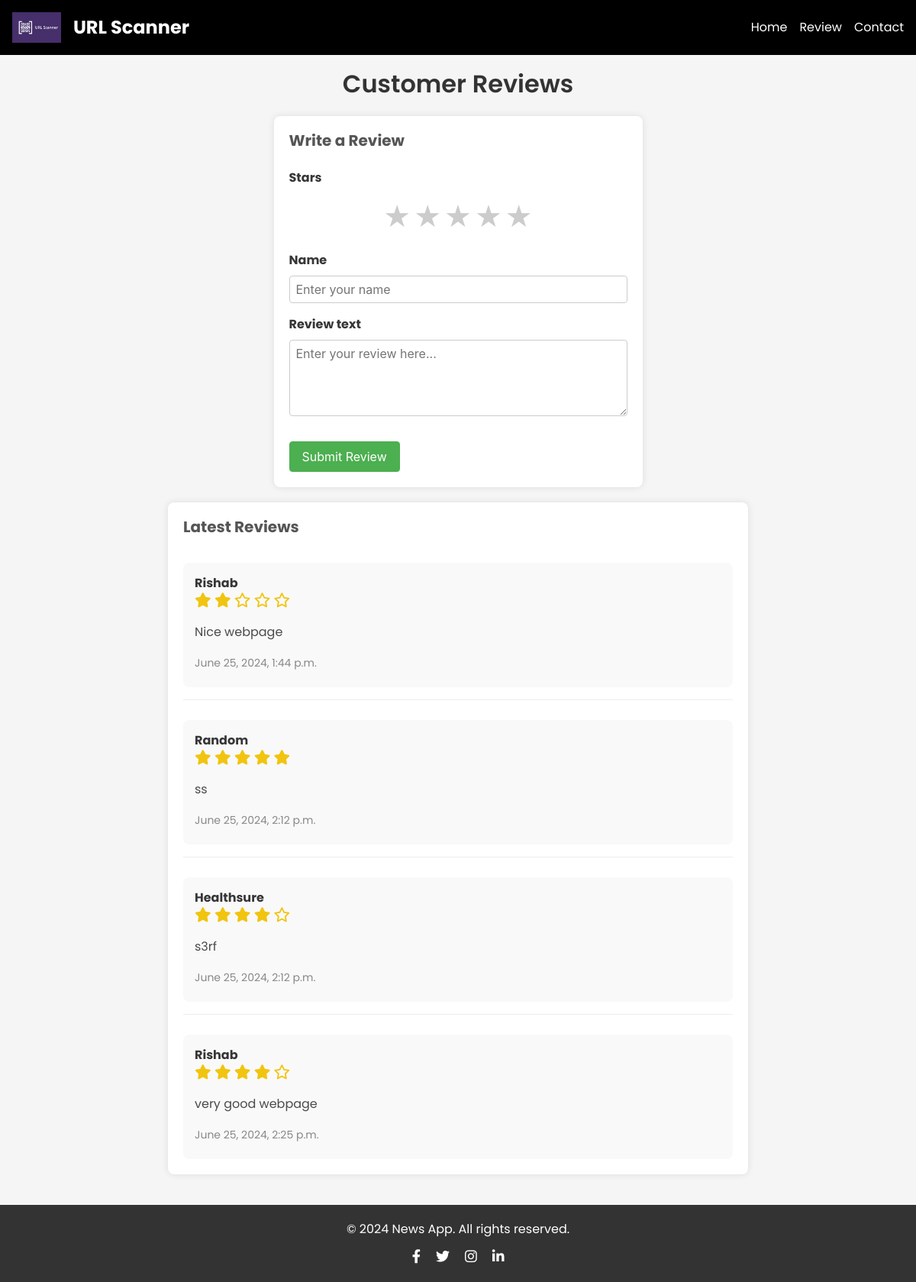
Page /review_page/ on the committed database.
### home/models.py (models this page shows, shortened)
class Review(models.Model):
    stars = models.IntegerField()
    review_text = models.TextField()
    name = models.TextField()
    datetime = models.DateTimeField(auto_now_add=True)

### home/views.py (the view)
# urls.py: path('review_page/', views.review_page, name='review_page'),
def review_page(request):
    if request.method == 'POST':
        form = ReviewForm(request.POST)
        if form.is_valid():
            new_review = form.save(commit=False)
            new_review.user = request.user  # Assuming user is logged in
            new_review.save()
            return redirect('review_page')  # Redirect to the same page after submission
    else:
        form = ReviewForm()
    reviews = Review.objects.all()
    for review in reviews:
        review.star_icons = range(review.stars)  # List of filled stars
        review.empty_star_icons = range(5 - review.stars)  # List of empty stars
    context = {
        'form': form,
        'reviews': reviews,
    }
    return render(request, 'review.html', context)

### home/forms.py
class ReviewForm(forms.ModelForm):
    stars = forms.IntegerField(
        validators=[
            MinValueValidator(1),
            MaxValueValidator(5)
        ],
        widget=NumberInput(attrs={
            'class': 'form-control',
            'min': 1,
            'max': 5
        })
    )
    class Meta:
        model = Review
        fields = ['stars', 'name', 'review_text']
        widgets = {
            'review_text': forms.Textarea(attrs={
                'class': 'form-control',
                'rows': 3,
                'placeholder': 'Enter your review here...'
            }),
            'name': TextInput(attrs={
                'class': 'form-control',
                'size': 20,
                'placeholder': 'Enter your name'
            }),
        }

### templates/review.html (shortened to what this page needs)
<!DOCTYPE html>
<html lang="en">
<head>
    <link rel="stylesheet" href="https://cdnjs.cloudflare.com/ajax/libs/font-awesome/6.0.0-beta3/css/all.min.css">
    <link rel="stylesheet" href="https://cdnjs.cloudflare.com/ajax/libs/normalize/8.0.1/normalize.min.css">
    <link rel="stylesheet" href="https://cdnjs.cloudflare.com/ajax/libs/bulma/0.9.3/css/bulma.min.css">
</head>
<body>
    <header>
        <div class="header-content">
            <div class="logo">
                {% load static %}
                <img src="{% static 'image2.png' %}" alt="Logo">
                <span>URL Scanner</span>
            </div>
            <nav class="nav-links" id="nav-links">
                <a href="{% url 'index' %}">Home</a>
                <a href="{% url 'review_page' %}">Review</a>
                <a href="#footer">Contact</a>
            </nav>
        </div>
    </header>
    <main>
        <div class="container">
            <h1 class="title">Customer Reviews</h1>
            <div class="formcontainer">
                <div class="box">
                    <h2 class="subtitle">Write a Review</h2>
                    <form method="post" action="{% url 'review_page' %}">
                        <div class="field">
                            <label class="label">{{ form.stars.label }}</label>
                            <div class="star-rating">
                                {% for value in "54321" %}
                                    <label for="rating-{{ value }}"></label>
                                {% endfor %}
                            </div>
                        </div>
                        <div class="field">
                            <label class="label">{{ form.name.label }}</label>
                            <div class="control">
                                {{ form.name }}
                            </div>
                        </div>
                        <div class="field">
                            <label class="label">{{ form.review_text.label }}</label>
                            <div class="control">
                                {{ form.review_text }}
                            </div>
                        </div>
                        <div class="field">
                            <div class="control">
                                <button type="submit" class="button is-primary">Submit Review</button>
                            </div>
                        </div>
                    </form>
                </div>
            </div>
            <div class="box">
                <h2 class="subtitle">Latest Reviews</h2>
                {% for review in reviews %}
                    <article class="media">
                        <div class="media-content">
                            <div class="content">
                                <p>
                                    <strong>{{ review.name }}</strong>
                                    <br>
                                    {% for _ in review.star_icons %}
                                        <i class="fas fa-star"></i>
                                    {% endfor %}
                                    {% for _ in review.empty_star_icons %}
                                        <i class="far fa-star"></i>
                                    {% endfor %}
                                </p>
                                <p>{{ review.review_text }}</p>
                                <p><small>{{ review.datetime }}</small></p>
                            </div>
                        </div>
                    </article>
                {% empty %}
                    <p>No reviews yet.</p>
                {% endfor %}
            </div>
        </div>
    </main>
    <footer>
        <div class="footer-content" id="footerid">
            <p>&copy; 2024 News App. All rights reserved.</p>
            <div class="social-icons">
                <a href="#"><i class="fab fa-facebook-f"></i></a>
                <a href="#"><i class="fab fa-twitter"></i></a>
                <a href="#"><i class="fab fa-instagram"></i></a>
                <a href="#"><i class="fab fa-linkedin-in"></i></a>
            </div>
        </div>
    </footer>
</body>
</html>

### templates/review.html (style rules this page uses)
body { font-family: 'Poppins', sans-serif; background-color: #f5f5f5; margin: 0; padding: 0; display: flex; flex-direction: column; min-height: 100vh; }
header { background-color: black; color: white; padding: 1rem; }
.header-content { display: flex; justify-content: space-between; align-items: center; max-width: 1200px; margin: 0 auto; }
.logo { display: flex; align-items: center; }
.logo img { height: 40px; margin-right: 1rem; }
.logo span { font-size: 1.5rem; font-weight: bold; }
.nav-links { display: flex; gap: 1rem; }
.nav-links a { color: white; text-decoration: none; font-size: 1rem; }
footer { background-color: #333; color: #fff; padding: 20px; text-align: center; margin-top: auto; }
.footer-content { text-align: center; }
.social-icons { display: flex; justify-content: center; align-items: center; margin-top: 10px; }
.social-icons a { color: #fff; margin: 0 10px; font-size: 18px; transition: color 0.3s ease; }
.container { max-width: 800px; margin: auto; padding: 20px; flex: 1; }
.formcontainer { display:flex; justify-content:center; align-items:center; }
.box { background-color: #fff; border-radius: 8px; box-shadow: 0 0 10px rgba(0, 0, 0, 0.1); padding: 20px; margin-bottom: 20px; }
.title { text-align: center; color: #333; margin-bottom: 20px; }
.subtitle { color: #555; font-weight:bold; margin-bottom: 10px; }
.button.is-primary { background-color: #4CAF50; border-color: #4CAF50; color: #fff; margin-top: 10px; transition: background-color 0.3s ease, border-color 0.3s ease, color 0.3s ease; }
.media-content { border-radius: 8px; background-color: #f9f9f9; padding: 15px; margin-top: 10px; }
.media-content p { margin-bottom: 5px; }
.media-content small { color: #888; }
.fas.fa-star, .far.fa-star { color: #f1c40f; font-size: 1.2rem; }
.star-rating { display: flex; justify-content: center; margin-bottom: 10px; unicode-bidi: bidi-override; direction: rtl; }
.star-rating label { color: #ccc; font-size: 40px; cursor: pointer; transition: color 0.3s ease; }
.star-rating label:before { content: '\2605'; padding: 0 2px; }
.field:not(:last-child) { margin-bottom: 1rem; }
.control { position: relative; }
.control input, .control textarea { border: 1px solid #ccc; border-radius: 4px; padding: 0.5rem; width: 100%; font-size: 1rem; transition: border-color 0.3s ease; }
.control textarea { min-height: 100px; resize: vertical; }

### rows in the picture
Review: name "Rishab", review_text "Nice webpage", datetime "June 25, 2024, 1:44 p.m."
Review: name "Random", review_text "ss", datetime "June 25, 2024, 2:12 p.m."
Review: name "Healthsure", review_text "s3rf", datetime "June 25, 2024, 2:12 p.m."
Review: name "Rishab", review_text "very good webpage", datetime "June 25, 2024, 2:25 p.m."
